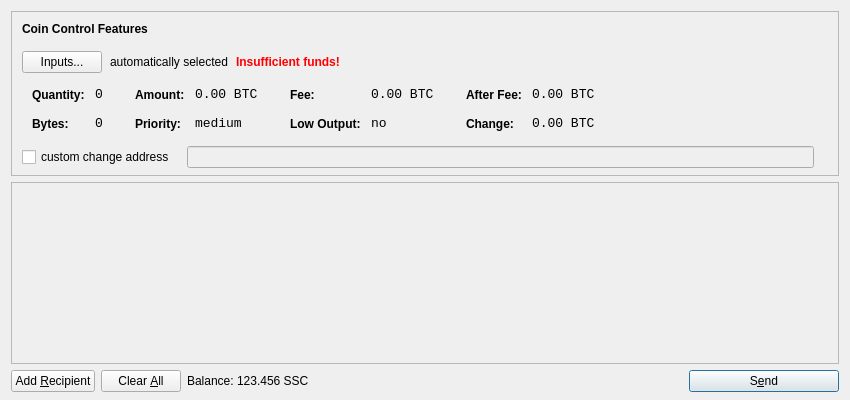
<?xml version="1.0" encoding="UTF-8"?>
<ui version="4.0">
 <class>SendCoinsDialog</class>
 <widget class="QDialog" name="SendCoinsDialog">
  <property name="geometry">
   <rect>
    <x>0</x>
    <y>0</y>
    <width>850</width>
    <height>400</height>
   </rect>
  </property>
  <property name="windowTitle">
   <string>Send Coins</string>
  </property>
  <layout class="QVBoxLayout" name="verticalLayout" stretch="0,1,0">
   <property name="bottomMargin">
    <number>8</number>
   </property>
   <item>
    <widget class="QFrame" name="frameCoinControl">
     <property name="sizePolicy">
      <sizepolicy hsizetype="Expanding" vsizetype="Expanding">
       <horstretch>0</horstretch>
       <verstretch>0</verstretch>
      </sizepolicy>
     </property>
     <property name="maximumSize">
      <size>
       <width>16777215</width>
       <height>16777215</height>
      </size>
     </property>
     <property name="frameShape">
      <enum>QFrame::StyledPanel</enum>
     </property>
     <property name="frameShadow">
      <enum>QFrame::Sunken</enum>
     </property>
     <layout class="QVBoxLayout" name="verticalLayoutCoinControl2">
      <property name="spacing">
       <number>-1</number>
      </property>
      <property name="leftMargin">
       <number>0</number>
      </property>
      <property name="topMargin">
       <number>0</number>
      </property>
      <property name="rightMargin">
       <number>0</number>
      </property>
      <property name="bottomMargin">
       <number>6</number>
      </property>
      <item>
       <layout class="QVBoxLayout" name="verticalLayoutCoinControl" stretch="0,0,0,0,1">
        <property name="spacing">
         <number>0</number>
        </property>
        <property name="leftMargin">
         <number>10</number>
        </property>
        <property name="topMargin">
         <number>10</number>
        </property>
        <item>
         <layout class="QHBoxLayout" name="horizontalLayoutCoinControl1">
          <property name="bottomMargin">
           <number>15</number>
          </property>
          <item>
           <widget class="QLabel" name="labelCoinControlFeatures">
            <property name="sizePolicy">
             <sizepolicy hsizetype="Preferred" vsizetype="Maximum">
              <horstretch>0</horstretch>
              <verstretch>0</verstretch>
             </sizepolicy>
            </property>
            <property name="font">
             <font>
              <weight>75</weight>
              <bold>true</bold>
             </font>
            </property>
            <property name="styleSheet">
             <string notr="true">font-weight:bold;</string>
            </property>
            <property name="text">
             <string>Coin Control Features</string>
            </property>
           </widget>
          </item>
         </layout>
        </item>
        <item>
         <layout class="QHBoxLayout" name="horizontalLayoutCoinControl2" stretch="0,0,0,0">
          <property name="spacing">
           <number>8</number>
          </property>
          <property name="bottomMargin">
           <number>10</number>
          </property>
          <item>
           <widget class="QPushButton" name="pushButtonCoinControl">
            <property name="styleSheet">
             <string notr="true"/>
            </property>
            <property name="text">
             <string>Inputs...</string>
            </property>
           </widget>
          </item>
          <item>
           <widget class="QLabel" name="labelCoinControlAutomaticallySelected">
            <property name="text">
             <string>automatically selected</string>
            </property>
            <property name="margin">
             <number>5</number>
            </property>
           </widget>
          </item>
          <item>
           <widget class="QLabel" name="labelCoinControlInsuffFunds">
            <property name="font">
             <font>
              <weight>75</weight>
              <bold>true</bold>
             </font>
            </property>
            <property name="styleSheet">
             <string notr="true">color:red;font-weight:bold;</string>
            </property>
            <property name="text">
             <string>Insufficient funds!</string>
            </property>
            <property name="margin">
             <number>5</number>
            </property>
           </widget>
          </item>
          <item>
           <spacer name="horizontalSpacerCoinControl">
            <property name="orientation">
             <enum>Qt::Horizontal</enum>
            </property>
            <property name="sizeHint" stdset="0">
             <size>
              <width>40</width>
              <height>1</height>
             </size>
            </property>
           </spacer>
          </item>
         </layout>
        </item>
        <item>
         <widget class="QWidget" name="widgetCoinControl" native="true">
          <property name="sizePolicy">
           <sizepolicy hsizetype="Preferred" vsizetype="Preferred">
            <horstretch>0</horstretch>
            <verstretch>0</verstretch>
           </sizepolicy>
          </property>
          <property name="minimumSize">
           <size>
            <width>0</width>
            <height>0</height>
           </size>
          </property>
          <property name="styleSheet">
           <string notr="true"/>
          </property>
          <layout class="QHBoxLayout" name="horizontalLayoutCoinControl5">
           <property name="margin">
            <number>0</number>
           </property>
           <item>
            <layout class="QHBoxLayout" name="horizontalLayoutCoinControl3" stretch="0,0,0,1">
             <property name="spacing">
              <number>20</number>
             </property>
             <property name="topMargin">
              <number>0</number>
             </property>
             <property name="bottomMargin">
              <number>10</number>
             </property>
             <item>
              <layout class="QFormLayout" name="formLayoutCoinControl1">
               <property name="horizontalSpacing">
                <number>10</number>
               </property>
               <property name="verticalSpacing">
                <number>14</number>
               </property>
               <property name="leftMargin">
                <number>10</number>
               </property>
               <property name="topMargin">
                <number>4</number>
               </property>
               <property name="rightMargin">
                <number>6</number>
               </property>
               <item row="0" column="0">
                <widget class="QLabel" name="labelCoinControlQuantityText">
                 <property name="styleSheet">
                  <string notr="true">font-weight:bold;</string>
                 </property>
                 <property name="text">
                  <string>Quantity:</string>
                 </property>
                 <property name="margin">
                  <number>0</number>
                 </property>
                </widget>
               </item>
               <item row="0" column="1">
                <widget class="QLabel" name="labelCoinControlQuantity">
                 <property name="font">
                  <font>
                   <family>Monospace</family>
                   <pointsize>10</pointsize>
                  </font>
                 </property>
                 <property name="cursor">
                  <cursorShape>IBeamCursor</cursorShape>
                 </property>
                 <property name="contextMenuPolicy">
                  <enum>Qt::ActionsContextMenu</enum>
                 </property>
                 <property name="text">
                  <string notr="true">0</string>
                 </property>
                 <property name="margin">
                  <number>0</number>
                 </property>
                 <property name="textInteractionFlags">
                  <set>Qt::LinksAccessibleByMouse|Qt::TextSelectableByKeyboard|Qt::TextSelectableByMouse</set>
                 </property>
                </widget>
               </item>
               <item row="1" column="0">
                <widget class="QLabel" name="labelCoinControlBytesText">
                 <property name="styleSheet">
                  <string notr="true">font-weight:bold;</string>
                 </property>
                 <property name="text">
                  <string>Bytes:</string>
                 </property>
                </widget>
               </item>
               <item row="1" column="1">
                <widget class="QLabel" name="labelCoinControlBytes">
                 <property name="font">
                  <font>
                   <family>Monospace</family>
                   <pointsize>10</pointsize>
                  </font>
                 </property>
                 <property name="cursor">
                  <cursorShape>IBeamCursor</cursorShape>
                 </property>
                 <property name="contextMenuPolicy">
                  <enum>Qt::ActionsContextMenu</enum>
                 </property>
                 <property name="text">
                  <string notr="true">0</string>
                 </property>
                 <property name="textInteractionFlags">
                  <set>Qt::LinksAccessibleByMouse|Qt::TextSelectableByKeyboard|Qt::TextSelectableByMouse</set>
                 </property>
                </widget>
               </item>
              </layout>
             </item>
             <item>
              <layout class="QFormLayout" name="formLayoutCoinControl2">
               <property name="horizontalSpacing">
                <number>10</number>
               </property>
               <property name="verticalSpacing">
                <number>14</number>
               </property>
               <property name="leftMargin">
                <number>6</number>
               </property>
               <property name="topMargin">
                <number>4</number>
               </property>
               <property name="rightMargin">
                <number>6</number>
               </property>
               <item row="0" column="0">
                <widget class="QLabel" name="labelCoinControlAmountText">
                 <property name="styleSheet">
                  <string notr="true">font-weight:bold;</string>
                 </property>
                 <property name="text">
                  <string>Amount:</string>
                 </property>
                 <property name="margin">
                  <number>0</number>
                 </property>
                </widget>
               </item>
               <item row="0" column="1">
                <widget class="QLabel" name="labelCoinControlAmount">
                 <property name="font">
                  <font>
                   <family>Monospace</family>
                   <pointsize>10</pointsize>
                  </font>
                 </property>
                 <property name="cursor">
                  <cursorShape>IBeamCursor</cursorShape>
                 </property>
                 <property name="contextMenuPolicy">
                  <enum>Qt::ActionsContextMenu</enum>
                 </property>
                 <property name="text">
                  <string notr="true">0.00 BTC</string>
                 </property>
                 <property name="textInteractionFlags">
                  <set>Qt::LinksAccessibleByMouse|Qt::TextSelectableByKeyboard|Qt::TextSelectableByMouse</set>
                 </property>
                </widget>
               </item>
               <item row="1" column="0">
                <widget class="QLabel" name="labelCoinControlPriorityText">
                 <property name="styleSheet">
                  <string notr="true">font-weight:bold;</string>
                 </property>
                 <property name="text">
                  <string>Priority:</string>
                 </property>
                </widget>
               </item>
               <item row="1" column="1">
                <widget class="QLabel" name="labelCoinControlPriority">
                 <property name="font">
                  <font>
                   <family>Monospace</family>
                   <pointsize>10</pointsize>
                  </font>
                 </property>
                 <property name="cursor">
                  <cursorShape>IBeamCursor</cursorShape>
                 </property>
                 <property name="contextMenuPolicy">
                  <enum>Qt::ActionsContextMenu</enum>
                 </property>
                 <property name="text">
                  <string>medium</string>
                 </property>
                 <property name="textInteractionFlags">
                  <set>Qt::LinksAccessibleByMouse|Qt::TextSelectableByKeyboard|Qt::TextSelectableByMouse</set>
                 </property>
                </widget>
               </item>
              </layout>
             </item>
             <item>
              <layout class="QFormLayout" name="formLayoutCoinControl3">
               <property name="horizontalSpacing">
                <number>10</number>
               </property>
               <property name="verticalSpacing">
                <number>14</number>
               </property>
               <property name="leftMargin">
                <number>6</number>
               </property>
               <property name="topMargin">
                <number>4</number>
               </property>
               <property name="rightMargin">
                <number>6</number>
               </property>
               <item row="0" column="0">
                <widget class="QLabel" name="labelCoinControlFeeText">
                 <property name="styleSheet">
                  <string notr="true">font-weight:bold;</string>
                 </property>
                 <property name="text">
                  <string>Fee:</string>
                 </property>
                 <property name="margin">
                  <number>0</number>
                 </property>
                </widget>
               </item>
               <item row="0" column="1">
                <widget class="QLabel" name="labelCoinControlFee">
                 <property name="font">
                  <font>
                   <family>Monospace</family>
                   <pointsize>10</pointsize>
                  </font>
                 </property>
                 <property name="cursor">
                  <cursorShape>IBeamCursor</cursorShape>
                 </property>
                 <property name="contextMenuPolicy">
                  <enum>Qt::ActionsContextMenu</enum>
                 </property>
                 <property name="text">
                  <string notr="true">0.00 BTC</string>
                 </property>
                 <property name="textInteractionFlags">
                  <set>Qt::LinksAccessibleByMouse|Qt::TextSelectableByKeyboard|Qt::TextSelectableByMouse</set>
                 </property>
                </widget>
               </item>
               <item row="1" column="0">
                <widget class="QLabel" name="labelCoinControlLowOutputText">
                 <property name="styleSheet">
                  <string notr="true">font-weight:bold;</string>
                 </property>
                 <property name="text">
                  <string>Low Output:</string>
                 </property>
                </widget>
               </item>
               <item row="1" column="1">
                <widget class="QLabel" name="labelCoinControlLowOutput">
                 <property name="font">
                  <font>
                   <family>Monospace</family>
                   <pointsize>10</pointsize>
                  </font>
                 </property>
                 <property name="cursor">
                  <cursorShape>IBeamCursor</cursorShape>
                 </property>
                 <property name="contextMenuPolicy">
                  <enum>Qt::ActionsContextMenu</enum>
                 </property>
                 <property name="text">
                  <string>no</string>
                 </property>
                 <property name="textInteractionFlags">
                  <set>Qt::LinksAccessibleByMouse|Qt::TextSelectableByKeyboard|Qt::TextSelectableByMouse</set>
                 </property>
                </widget>
               </item>
              </layout>
             </item>
             <item>
              <layout class="QFormLayout" name="formLayoutCoinControl4">
               <property name="horizontalSpacing">
                <number>10</number>
               </property>
               <property name="verticalSpacing">
                <number>14</number>
               </property>
               <property name="leftMargin">
                <number>6</number>
               </property>
               <property name="topMargin">
                <number>4</number>
               </property>
               <property name="rightMargin">
                <number>6</number>
               </property>
               <item row="0" column="0">
                <widget class="QLabel" name="labelCoinControlAfterFeeText">
                 <property name="styleSheet">
                  <string notr="true">font-weight:bold;</string>
                 </property>
                 <property name="text">
                  <string>After Fee:</string>
                 </property>
                 <property name="margin">
                  <number>0</number>
                 </property>
                </widget>
               </item>
               <item row="0" column="1">
                <widget class="QLabel" name="labelCoinControlAfterFee">
                 <property name="font">
                  <font>
                   <family>Monospace</family>
                   <pointsize>10</pointsize>
                  </font>
                 </property>
                 <property name="cursor">
                  <cursorShape>IBeamCursor</cursorShape>
                 </property>
                 <property name="contextMenuPolicy">
                  <enum>Qt::ActionsContextMenu</enum>
                 </property>
                 <property name="text">
                  <string notr="true">0.00 BTC</string>
                 </property>
                 <property name="textInteractionFlags">
                  <set>Qt::LinksAccessibleByMouse|Qt::TextSelectableByKeyboard|Qt::TextSelectableByMouse</set>
                 </property>
                </widget>
               </item>
               <item row="1" column="0">
                <widget class="QLabel" name="labelCoinControlChangeText">
                 <property name="styleSheet">
                  <string notr="true">font-weight:bold;</string>
                 </property>
                 <property name="text">
                  <string>Change:</string>
                 </property>
                </widget>
               </item>
               <item row="1" column="1">
                <widget class="QLabel" name="labelCoinControlChange">
                 <property name="font">
                  <font>
                   <family>Monospace</family>
                   <pointsize>10</pointsize>
                  </font>
                 </property>
                 <property name="cursor">
                  <cursorShape>IBeamCursor</cursorShape>
                 </property>
                 <property name="contextMenuPolicy">
                  <enum>Qt::ActionsContextMenu</enum>
                 </property>
                 <property name="text">
                  <string notr="true">0.00 BTC</string>
                 </property>
                 <property name="textInteractionFlags">
                  <set>Qt::LinksAccessibleByMouse|Qt::TextSelectableByKeyboard|Qt::TextSelectableByMouse</set>
                 </property>
                </widget>
               </item>
              </layout>
             </item>
            </layout>
           </item>
          </layout>
         </widget>
        </item>
        <item>
         <layout class="QHBoxLayout" name="horizontalLayoutCoinControl4" stretch="0,0,0">
          <property name="spacing">
           <number>12</number>
          </property>
          <property name="sizeConstraint">
           <enum>QLayout::SetDefaultConstraint</enum>
          </property>
          <property name="topMargin">
           <number>5</number>
          </property>
          <property name="rightMargin">
           <number>5</number>
          </property>
          <item>
           <widget class="QCheckBox" name="checkBoxCoinControlChange">
            <property name="text">
             <string>custom change address</string>
            </property>
           </widget>
          </item>
          <item>
           <widget class="QLineEdit" name="lineEditCoinControlChange">
            <property name="enabled">
             <bool>false</bool>
            </property>
            <property name="sizePolicy">
             <sizepolicy hsizetype="Expanding" vsizetype="Fixed">
              <horstretch>0</horstretch>
              <verstretch>0</verstretch>
             </sizepolicy>
            </property>
           </widget>
          </item>
          <item>
           <widget class="QLabel" name="labelCoinControlChangeLabel">
            <property name="sizePolicy">
             <sizepolicy hsizetype="Preferred" vsizetype="Expanding">
              <horstretch>0</horstretch>
              <verstretch>0</verstretch>
             </sizepolicy>
            </property>
            <property name="minimumSize">
             <size>
              <width>0</width>
              <height>0</height>
             </size>
            </property>
            <property name="text">
             <string/>
            </property>
            <property name="margin">
             <number>3</number>
            </property>
           </widget>
          </item>
         </layout>
        </item>
        <item>
         <spacer name="verticalSpacerCoinControl">
          <property name="orientation">
           <enum>Qt::Vertical</enum>
          </property>
          <property name="sizeHint" stdset="0">
           <size>
            <width>800</width>
            <height>1</height>
           </size>
          </property>
         </spacer>
        </item>
       </layout>
      </item>
     </layout>
    </widget>
   </item>
   <item>
    <widget class="QScrollArea" name="scrollArea">
     <property name="widgetResizable">
      <bool>true</bool>
     </property>
     <widget class="QWidget" name="scrollAreaWidgetContents">
      <property name="geometry">
       <rect>
        <x>0</x>
        <y>0</y>
        <width>830</width>
        <height>165</height>
       </rect>
      </property>
      <layout class="QVBoxLayout" name="verticalLayout_2">
       <property name="margin">
        <number>0</number>
       </property>
       <item>
        <layout class="QVBoxLayout" name="entries">
         <property name="spacing">
          <number>6</number>
         </property>
        </layout>
       </item>
       <item>
        <spacer name="verticalSpacer">
         <property name="orientation">
          <enum>Qt::Vertical</enum>
         </property>
         <property name="sizeHint" stdset="0">
          <size>
           <width>20</width>
           <height>40</height>
          </size>
         </property>
        </spacer>
       </item>
      </layout>
     </widget>
    </widget>
   </item>
   <item>
    <layout class="QHBoxLayout" name="horizontalLayout">
     <item>
      <widget class="QPushButton" name="addButton">
       <property name="toolTip">
        <string>Send to multiple recipients at once</string>
       </property>
       <property name="text">
        <string>Add &amp;Recipient</string>
       </property>
       <property name="icon">
        <iconset resource="../bitcoin.qrc">
         <normaloff>:/icons/add</normaloff>:/icons/add</iconset>
       </property>
       <property name="autoDefault">
        <bool>false</bool>
       </property>
      </widget>
     </item>
     <item>
      <widget class="QPushButton" name="clearButton">
       <property name="sizePolicy">
        <sizepolicy hsizetype="Minimum" vsizetype="Fixed">
         <horstretch>0</horstretch>
         <verstretch>0</verstretch>
        </sizepolicy>
       </property>
       <property name="toolTip">
        <string>Remove all transaction fields</string>
       </property>
       <property name="text">
        <string>Clear &amp;All</string>
       </property>
       <property name="icon">
        <iconset resource="../bitcoin.qrc">
         <normaloff>:/icons/remove</normaloff>:/icons/remove</iconset>
       </property>
       <property name="autoRepeatDelay">
        <number>300</number>
       </property>
       <property name="autoDefault">
        <bool>false</bool>
       </property>
      </widget>
     </item>
     <item>
      <layout class="QHBoxLayout" name="horizontalLayout_2">
       <property name="spacing">
        <number>3</number>
       </property>
       <item>
        <widget class="QLabel" name="label">
         <property name="text">
          <string>Balance:</string>
         </property>
        </widget>
       </item>
       <item>
        <widget class="QLabel" name="labelBalance">
         <property name="cursor">
          <cursorShape>IBeamCursor</cursorShape>
         </property>
         <property name="text">
          <string>123.456 SSC</string>
         </property>
         <property name="textInteractionFlags">
          <set>Qt::LinksAccessibleByMouse|Qt::TextSelectableByKeyboard|Qt::TextSelectableByMouse</set>
         </property>
        </widget>
       </item>
      </layout>
     </item>
     <item>
      <spacer name="horizontalSpacer">
       <property name="orientation">
        <enum>Qt::Horizontal</enum>
       </property>
       <property name="sizeHint" stdset="0">
        <size>
         <width>40</width>
         <height>20</height>
        </size>
       </property>
      </spacer>
     </item>
     <item>
      <widget class="QPushButton" name="sendButton">
       <property name="minimumSize">
        <size>
         <width>150</width>
         <height>0</height>
        </size>
       </property>
       <property name="toolTip">
        <string>Confirm the send action</string>
       </property>
       <property name="text">
        <string>S&amp;end</string>
       </property>
       <property name="icon">
        <iconset resource="../bitcoin.qrc">
         <normaloff>:/icons/send</normaloff>:/icons/send</iconset>
       </property>
       <property name="default">
        <bool>true</bool>
       </property>
      </widget>
     </item>
    </layout>
   </item>
  </layout>
 </widget>
 <resources>
  <include location="../bitcoin.qrc"/>
 </resources>
 <connections/>
</ui>
